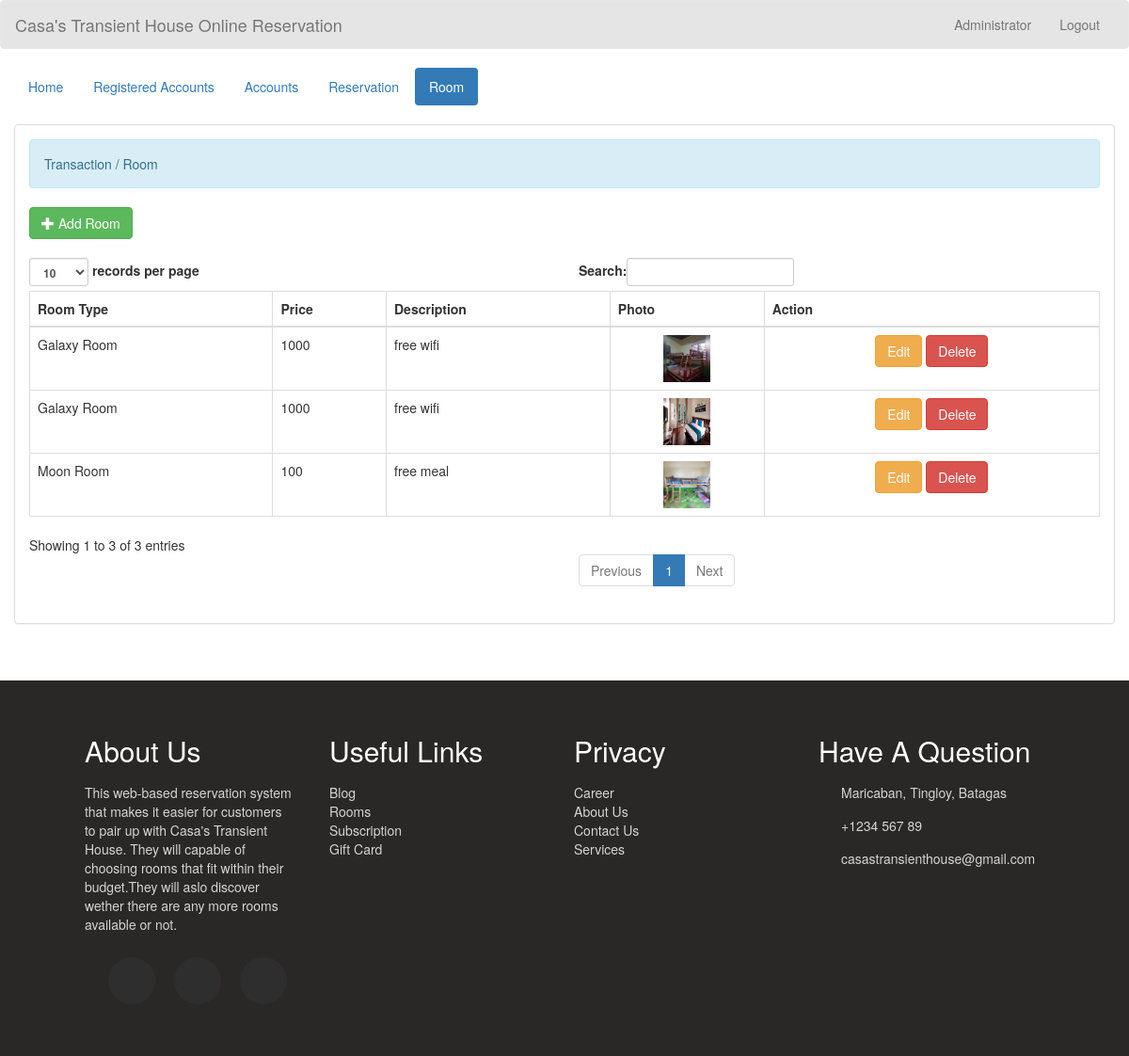
/admin/room.php (signed in), run on the app's committed database.
### tables this page shows
CREATE TABLE `room` (
  `room_id` int(11) NOT NULL,
  `room_type` varchar(50) NOT NULL,
  `price` varchar(11) NOT NULL,
  `descr` varchar(200) NOT NULL,
  `photo` varchar(100) NOT NULL
);

### admin_query/name.php (called while the page is built)
<?php
	require '../connection/connect.php';
	$query = $conn->query("SELECT * FROM `admin` WHERE `admin_id` = '$_SESSION[admin_id]'") or die(mysqli_error());
	$fetch = $query->fetch_array();
	$name = $fetch['name'];
?>

### admin/room.php (the view, shortened to what this page needs)
<!DOCTYPE html>
<?php
	require '../admin_query/name.php';
?>
<html lang = "en">
	<head>
		<link rel = "stylesheet" type = "text/css" href = "../css/bootstrap.css " />
		<link rel = "stylesheet" type = "text/css" href = "../css/style.css" />
		<link rel="stylesheet"  type="text/css" href="../css/css_footer.css">
	</head>
<body>
	<nav style = "background-color:rgba(0, 0, 0, 0.1);" class = "navbar navbar-default">
		<div  class = "container-fluid">
			<div class = "navbar-header">
				<a class = "navbar-brand" >Casa's Transient House Online Reservation</a>
			</div>
			<ul class = "nav navbar-nav pull-right ">
				<li class = "dropdown">
					<a class="dropdown-toggle" data-toggle="dropdown" role="button" aria-haspopup="true" aria-expanded="false"></i> <?php echo $name;?></a>
				</li>
				<li><a href = "index.php">Logout</a></li>
			</ul>
		</div>
	</nav>
	<div class = "container-fluid">
		<ul class = "nav nav-pills">
		<li><a href = "home.php">Home</a></li>
			<li class = ""><a href = "registered_user.php">Registered Accounts</a></li>
			<li><a href = "account.php">Accounts</a></li>
			<li class = ""><a href = "reserve.php">Reservation</a></li>
			<li class = "active"><a href = "room.php">Room</a></li>
		</ul>
	</div>
	<br />
	<div class = "container-fluid">
		<div class = "panel panel-default">
			<div class = "panel-body">
				<div class = "alert alert-info">Transaction / Room</div>
				<a class = "btn btn-success" href = "add_room.php"><i class = "glyphicon glyphicon-plus"></i> Add Room</a>
				<br />
				<br />
				<table id = "table" class = "table table-bordered">
					<thead>
						<tr>
							<th>Room Type</th>
							<th>Price</th>
							<th>Description</th>
							<th>Photo</th>
							<th>Action</th>
						</tr>
					</thead>
					<tbody>
					<?php
						$query = $conn->query("SELECT * FROM `room`") or die(mysqli_error());
						while($fetch = $query->fetch_array()){
					?>
						<tr>
							<td><?php echo $fetch['room_type']?></td>
							<td><?php echo $fetch['price']?></td>
							<td><?php echo $fetch['descr']?></td>
							<td><center><img src = "../photo/<?php echo $fetch['photo']?>" height = "50" width = "50"/></center></td>
							<td><center><a class = "btn btn-warning" href = "edit_room.php?room_id=<?php echo $fetch['room_id']?>"></i> Edit</a> <a class = "btn btn-danger" onclick = "confirmationDelete(this); return false;" href = "../admin_query/delete_room.php?room_id=<?php echo $fetch['room_id']?>"> Delete</a></center></td>
						</tr>
					<?php
						}
					?>
					</tbody>
				</table>
			</div>
		</div>
	</div>
	<br />
	<br />
	<footer class = "footer">
            <div class = "footer-container">
                <div>
                    <h2>About Us </h2>
					<p>This web-based reservation system that makes it easier for customers to pair up with Casa's Transient House.
						They will capable of choosing rooms that fit within their budget.They will aslo discover wether there are any more rooms available or not.
					</p>
                    <ul class = "social-icons">
                        <li class = "flex">
                        </li>
                        <li class = "flex">
                        </li>
                        <li class = "flex">
                        </li>
                    </ul>
                </div>
                <div>
                    <h2>Useful Links</h2>
                    <a href = "#">Blog</a>
                    <a href = "#">Rooms</a>
                    <a href = "#">Subscription</a>
                    <a href = "#">Gift Card</a>
                </div>
                <div>
                    <h2>Privacy</h2>
                    <a href = "#">Career</a>
                    <a href = "#">About Us</a>
                    <a href = "#">Contact Us</a>
                    <a href = "#">Services</a>
                </div>
                <div>
                    <h2>Have A Question</h2>
                    <div class = "contact-item">
                        <span>
                             Maricaban, Tingloy, Batagas
                        </span>
                    </div>
                    <div class = "contact-item">
                        <span>
                            +1234 567 89
                        </span>
                    </div>
                    <div class = "contact-item">
                        <span>
                            casastransienthouse@gmail.com
                        </span>
                    </div>
                </div>
            </div>
        </footer>
</body>
</html>

### css/css_footer.css (style rules this page uses)
:root { --transition: all 0.7s ease; --yellow: #f9d342; --dark: #292826; }
html { scroll-behavior: smooth; }
.flex { display: flex; flex-direction: column; justify-content: center; align-items: center; }
h1, h2, h3, h4, h5, h6 { padding: 8px 0; }
.footer { background: var(--dark); color: #fff; text-align: center; }
.footer-container { width: 85vw; margin: 0 auto; padding: 30px 0; }
.footer-container p, .footer-container a, .footer-container span { opacity: 0.8; }
.footer a { display: block; color: #fff; text-decoration: none; }
.social-icons { list-style: none; display: flex; justify-content: center; padding: 15px 0; }
.social-icons li { margin: 0 10px; width: 50px; height: 50px; background: #2e2e2e; border-radius: 50%; transition: var(--transition); cursor: pointer; }
.contact-item span { display: block; }
@media (min-width: 900px) { .footer-container { display: grid; grid-template-columns: repeat(2, 1fr); grid-gap: 20px; } }
@media (min-width: 1170px) { .footer { text-align: left; } }
@media (min-width: 1170px) { .footer-container { grid-template-columns: repeat(4, 1fr); } }
@media (min-width: 1170px) { .footer-container div:nth-child(1) p { padding-right: 20px; } }
@media (min-width: 1170px) { .contact-item { display: grid; grid-template-columns: 10% 90%; margin-bottom: 15px; align-items: center; } }

### data on the page
room: room_type "Moon Room", price "100", descr "free meal", photo (picture)
room: room_type "Galaxy Room", price "1000", descr "free wifi", photo (picture)
room: room_type "Galaxy Room", price "1000", descr "free wifi", photo (picture)

### other printed values
$name "Administrator"
